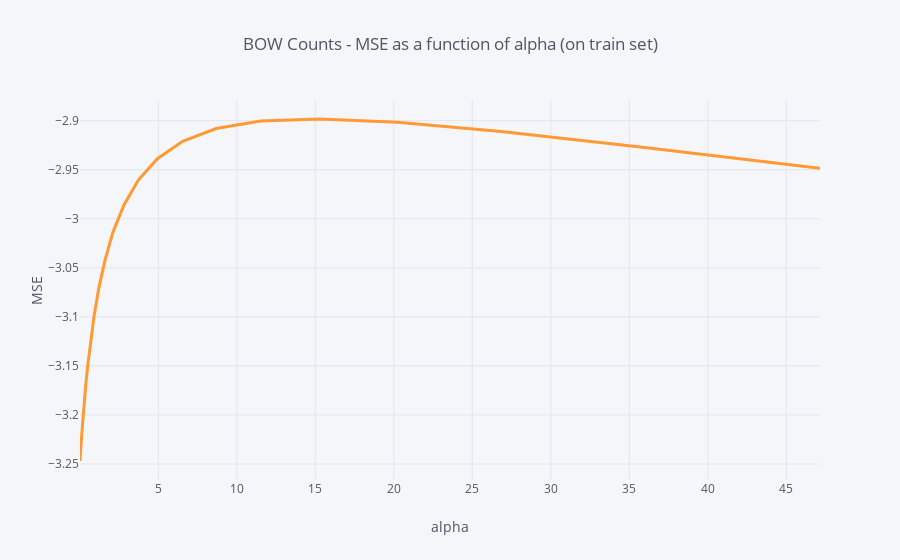

Notebook code cell kept with this figure:
### Code cell
cv_results = pd.DataFrame(MSE_by_alpha, columns = ['alpha', 'MSE'])
cv_results.query('alpha < 50').set_index('alpha').MSE.iplot(title = 'BOW Counts - MSE as a function of alpha (on train set)', xTitle = 'alpha', yTitle = 'MSE', width = 3, hline=(0,0))

### Figure 1 — Plotly figure (JSON) as saved in the notebook; plotly's stock layout.template omitted (floating-point values rounded to 4 significant figures)
{"data": [{"line": {"color": "rgba(255, 153, 51, 1.0)", "dash": "solid", "shape": "linear", "width": 3}, "mode": "lines", "name": "MSE", "text": "", "type": "scatter", "x": [0.01, 0.01326, 0.01758, 0.0233, 0.03089, 0.04095, 0.05429, 0.07197, 0.09541, 0.1265, 0.1677, 0.2223, 0.2947, 0.3907, 0.5179, 0.6866, 0.9103, 1.207, 1.6, 2.121, 2.812, 3.728, 4.942, 6.551, 8.685, 11.51, 15.26, 20.24, 26.83, 35.56, 47.15], "y": [-3.246, -3.247, -3.244, -3.243, -3.241, -3.238, -3.236, -3.231, -3.226, -3.219, -3.21, -3.2, -3.184, -3.167, -3.148, -3.125, -3.099, -3.071, -3.042, -3.013, -2.986, -2.961, -2.939, -2.921, -2.908, -2.9, -2.898, -2.902, -2.911, -2.927, -2.948]}], "layout": {"autosize": true, "legend": {"bgcolor": "#F5F6F9", "font": {"color": "#4D5663"}}, "paper_bgcolor": "#F5F6F9", "plot_bgcolor": "#F5F6F9", "shapes": [{"line": {"color": "#db4052", "dash": "solid", "width": 1}, "type": "line", "x0": 0, "x1": 1, "xref": "paper", "y0": [0, 0], "y1": [0, 0], "yref": "y"}], "title": {"font": {"color": "#4D5663"}, "text": "BOW Counts - MSE as a function of alpha (on train set)"}, "xaxis": {"autorange": true, "gridcolor": "#E1E5ED", "range": [0.01, 47.15], "showgrid": true, "tickfont": {"color": "#4D5663"}, "title": {"font": {"color": "#4D5663"}, "text": "alpha"}, "type": "linear", "zerolinecolor": "#E1E5ED"}, "yaxis": {"autorange": true, "gridcolor": "#E1E5ED", "range": [-3.266, -2.879], "showgrid": true, "tickfont": {"color": "#4D5663"}, "title": {"font": {"color": "#4D5663"}, "text": "MSE"}, "type": "linear", "zerolinecolor": "#E1E5ED"}}}
